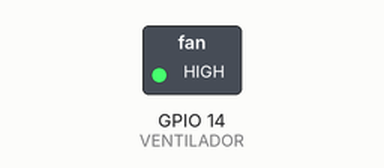
Recording of a sketch running on a simulated ESP32. Parts: switched loads named in the sketch (green lamp = pin HIGH).

Above: at 2.5 s.
At 7.5 s:
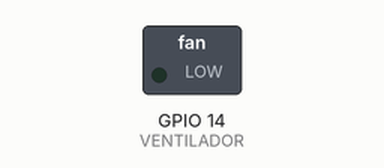
Timing chart, 0 to 13.0 s (numbered marks = the images above):
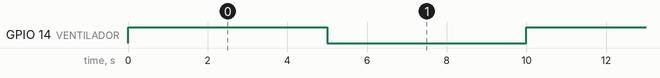

The sketch:

ventilador.ino
```cpp
/*

Ecosmart - tu huerto inteligente
Fecha: 20240729

Conexiones:

ESP32    transistor 2n2222
GND---------GND
GPIO14------base transistor 2n2222
Ventilador------5v

Transistor   Ventilador
Base------GND
*/

#define VENTILADOR 14 //ventilador en el pin GPIO14

void setup() {
  pinMode(VENTILADOR, OUTPUT); // Configura el pin como salida
  digitalWrite(VENTILADOR, LOW); //ventilador apagado
}

void loop() {
  // Encender el ventilador
  digitalWrite(VENTILADOR, HIGH);
  delay(5000); // Ventilador encendido por 5 segundos

  // Apagar el ventilador
  digitalWrite(VENTILADOR, LOW);
  delay(5000); // Ventilador apagado por 5 segundos
}
```

Measured:
- by itself, GPIO 14 (VENTILADOR): alternates HIGH for 5.0 s and LOW for 5.0 s
